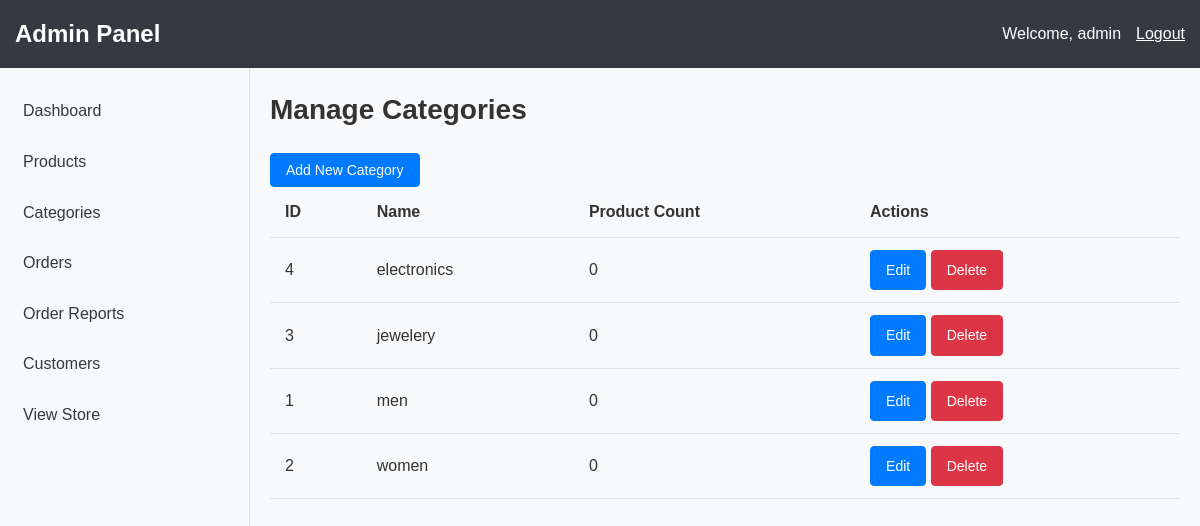
Screenshot of /admin/categories.php (signed in) with the database file from the repository.
### tables this page shows
CREATE TABLE categories (
    category_id INT AUTO_INCREMENT PRIMARY KEY,
    name VARCHAR(50) NOT NULL UNIQUE,
    description TEXT
);

### includes/db.php (called while the page is built, shortened)
<?php
class Database {
    private $conn;
    public function __construct() {
        try {
            $this->conn = new mysqli(DB_HOST, DB_USER, DB_PASS, DB_NAME);
            $this->conn->set_charset("utf8");
        } catch (Exception $e) {
            die("Database connection error: " . $e->getMessage());
        }
    }
    public function query($sql) {
        return $this->conn->query($sql);
    }
    public function prepare($sql) {
        return $this->conn->prepare($sql);
    }
}
$db = new Database();
?>

### includes/functions.php (called while the page is built, shortened)
<?php
require_once 'db.php';
function getCategories() {
    global $db;
    $result = $db->query("SELECT * FROM categories ORDER BY name");
    $categories = [];
    while ($row = $result->fetch_assoc()) {
        $categories[] = $row;
    }
    return $categories;
}
?>

### admin/categories.php (the view, shortened to what this page needs)
<?php
require_once '../includes/db.php';
require_once '../includes/functions.php';
$categories = getCategories();
include 'includes/admin-header.php';
?>
<div class="admin-categories">
    <div class="admin-header-actions">
        <h1 class="page-title">Manage Categories</h1>
        <button class="btn" id="add-category-btn">Add New Category</button>
    </div>
    <div class="categories-list">
        <?php if (empty($categories)): ?>
            <p>No categories found.</p>
        <?php else: ?>
            <table class="admin-table">
                <thead>
                    <tr>
                        <th>ID</th>
                        <th>Name</th>
                        <th>Product Count</th>
                        <th>Actions</th>
                    </tr>
                </thead>
                <tbody>
                    <?php foreach ($categories as $category):
                        $stmt = $db->prepare("SELECT COUNT(*) as count FROM products WHERE category_id = ?");
                        $stmt->bind_param("i", $category['category_id']);
                        $stmt->execute();
                        $result = $stmt->get_result();
                        $productCount = $result->fetch_assoc()['count'];
                    ?>
                        <tr>
                            <td><?php echo $category['category_id']; ?></td>
                            <td><?php echo htmlspecialchars($category['name']); ?></td>
                            <td><?php echo $productCount; ?></td>
                            <td>
                                <a href="<?php echo ADMIN_URL; ?>/edit-category.php?id=<?php echo $category['category_id']; ?>" class="btn">Edit</a>
                                <?php if ($productCount == 0): ?>
                                    <a href="<?php echo ADMIN_URL; ?>/categories.php?action=delete&id=<?php echo $category['category_id']; ?>" class="btn btn-danger" onclick="return confirm('Are you sure you want to delete this category?')">Delete</a>
                                <?php else: ?>
                                    <button class="btn btn-danger" disabled title="Cannot delete category with products">Delete</button>
                                <?php endif; ?>
                            </td>
                        </tr>
                    <?php endforeach; ?>
                </tbody>
            </table>
        <?php endif; ?>
    </div>
</div>
<?php include 'includes/admin-footer.php'; ?>

### admin/includes/admin-header.php (shortened to what this page needs)
<?php require_once '../includes/functions.php'; ?>
<!DOCTYPE html>
<html lang="en">
<head>
    <link rel="stylesheet" href="<?php echo ASSETS_URL; ?>/css/style.css">
    <link rel="stylesheet" href="<?php echo ASSETS_URL; ?>/css/admin.css">
</head>
<body>
    <header class="admin-header">
        <div class="container">
            <div class="logo">
                <a href="<?php echo ADMIN_URL; ?>">
                    <h1>Admin Panel</h1>
                </a>
            </div>
            <div class="admin-user">
                <span>Welcome, <?php echo $_SESSION['username']; ?></span>
                <a href="<?php echo BASE_URL; ?>/logout.php">Logout</a>
            </div>
        </div>
    </header>
    <div class="admin-container">
        <aside class="admin-sidebar">
            <nav class="admin-nav">
                <ul>
                    <li><a href="<?php echo ADMIN_URL; ?>">Dashboard</a></li>
                    <li><a href="<?php echo ADMIN_URL; ?>/products.php">Products</a></li>
                    <li><a href="<?php echo ADMIN_URL; ?>/categories.php">Categories</a></li>
                    <li><a href="<?php echo ADMIN_URL; ?>/orders.php">Orders</a></li>
                    <li><a href="<?php echo ADMIN_URL; ?>/order-reports.php">Order Reports</a></li>
                    <li><a href="<?php echo ADMIN_URL; ?>/customers.php">Customers</a></li>
                    <li><a href="<?php echo BASE_URL; ?>" target="_blank">View Store</a></li>
                </ul>
            </nav>
        </aside>
        <main class="admin-content">
            <div class="admin-content-inner">

### admin/includes/admin-footer.php (shortened to what this page needs)
            </div>
        </main>
    </div>
</body>
</html>

### assets/css/style.css (style rules this page uses)
* { margin: 0; padding: 0; box-sizing: border-box; }
body { font-family: Arial, sans-serif; line-height: 1.6; color: #333; background-color: #f8f9fa; }
.container { max-width: 1200px; margin: 0 auto; padding: 0 15px; }
a { text-decoration: none; color: #007bff; }
ul { list-style: none; }
button, .btn { display: inline-block; padding: 8px 16px; background-color: #007bff; color: #fff; border: none; border-radius: 4px; cursor: pointer; font-size: 14px; transition: background-color 0.3s; }
.logo h1 { font-size: 24px; color: #333; }
.page-title { margin-bottom: 20px; font-size: 28px; color: #333; }

### assets/css/admin.css (style rules this page uses)
.admin-header { background-color: #343a40; color: #fff; padding: 15px 0; }
.admin-header .container { display: flex; justify-content: space-between; align-items: center; }
.admin-header .logo h1 { color: #fff; font-size: 24px; }
.admin-user { display: flex; align-items: center; }
.admin-user span { margin-right: 15px; }
.admin-user a { color: #fff; text-decoration: underline; }
.admin-container { display: flex; min-height: calc(100vh - 60px); }
.admin-sidebar { width: 250px; background-color: #f8f9fa; border-right: 1px solid #dee2e6; padding: 20px 0; }
.admin-nav ul { list-style: none; padding: 0; margin: 0; }
.admin-nav li { margin-bottom: 5px; }
.admin-nav a { display: block; padding: 10px 20px; color: #343a40; text-decoration: none; border-left: 3px solid transparent; }
.admin-content { flex: 1; padding: 20px; }
.admin-content-inner { max-width: 1200px; margin: 0 auto; }
.admin-table { width: 100%; border-collapse: collapse; margin-bottom: 30px; }
.admin-table th, .admin-table td { padding: 12px 15px; text-align: left; border-bottom: 1px solid #dee2e6; }
.admin-table th { background-color: #f8f9fa; font-weight: 600; }
.btn { display: inline-block; padding: 8px 15px; background-color: #007bff; color: white; border: 1px solid #007bff; border-radius: 4px; cursor: pointer; text-decoration: none; font-size: 14px; transition: all 0.3s ease; text-align: center; }
.btn-danger { background-color: #dc3545; border-color: #dc3545; color: white; }

### rows the page displays
categories: category_id "4", name "electronics", productCount "0"
categories: category_id "3", name "jewelery", productCount "0"
categories: category_id "1", name "men", productCount "0"
categories: category_id "2", name "women", productCount "0"

### other values shown
$_SESSION['username'] "admin"
